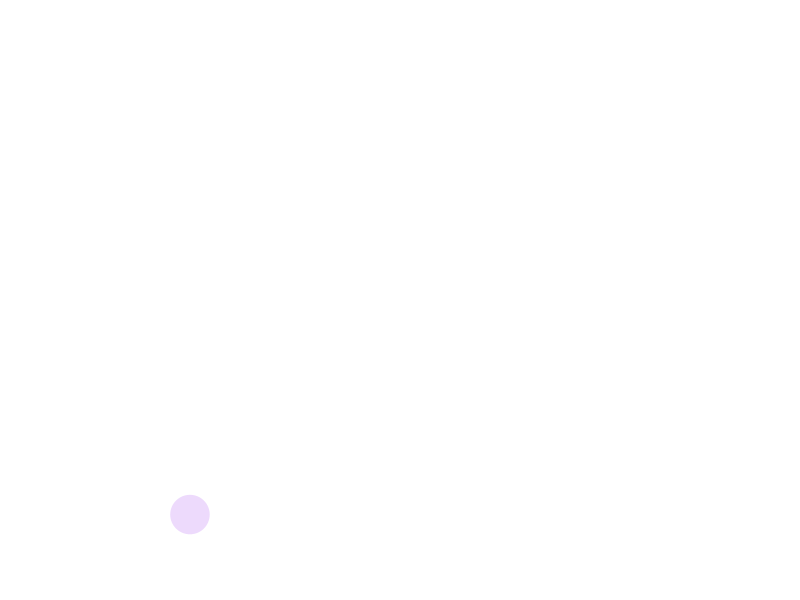
Frame 1 (no input)
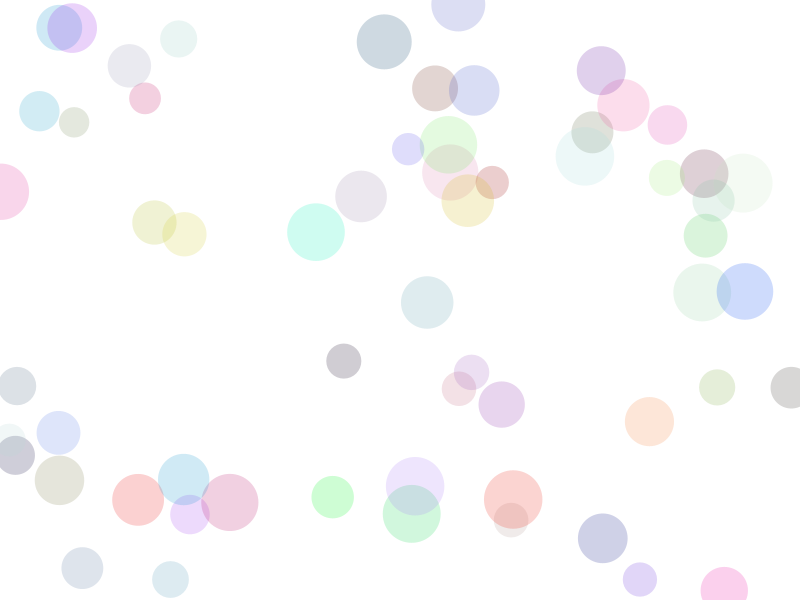
Frame 60 (the mouse pressed at the canvas centre just before this capture)
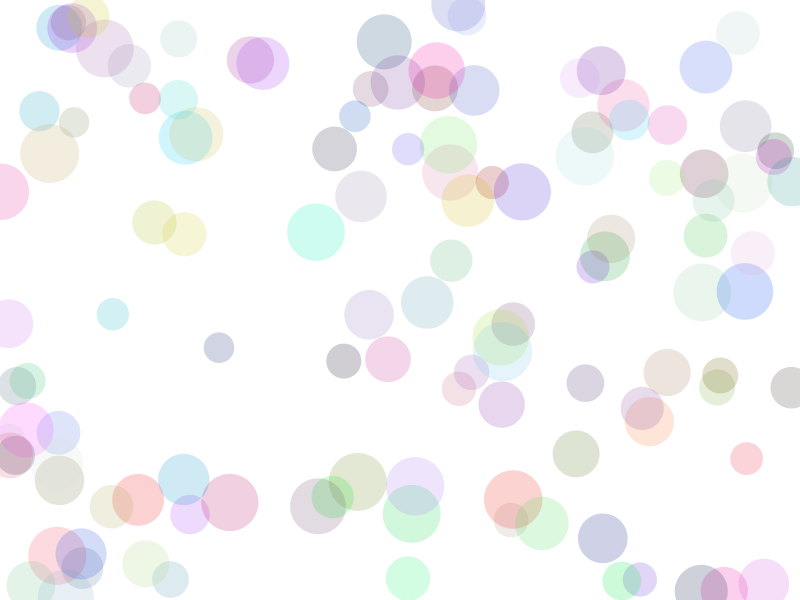
Frame 120 (the mouse held since frame 60 and released just before this capture)

The Processing sketch that drew these frames (run headless with seeded random() and noise(); from frame 60 on, the mouse is pressed at the canvas centre):

// Processing sketch: variables
// ── variables.pde
void setup() { //put your setting up code here, run once
  size(800, 600);
  background(255);
}
void draw() {//loop
  noStroke();
  int r = int(random(0, 255));
  int g = int(random(0, 255));
  int b = int(random(0, 255));
  fill(r, g, b, 50); 
  //fill(int(random(0, 255)),int(random(0, 255)),int(random(0, 255)),50);
  float x = random(0, width);
  float y = random(0, height);
  float R = random(30,60);
  ellipse(x, y, R, R); 
  //float R = random(30, 60);
  //ellipse(x, y, R, R);

}
